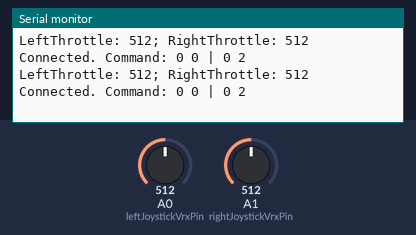
A sketch run on a simulated Arduino Uno, built with avr-gcc and run on an emulated ATmega328P. Parts: the last lines printed to the serial monitor. Inputs (shaded band) come from the test bench; at power-on: A0 (leftJoystickVrxPin) = 512, A1 (rightJoystickVrxPin) = 512. No radio packets arrive unless stated.

Above: at 1.2 s.
1.3 s: A0 (leftJoystickVrxPin) set to 547
At 1.35 s:
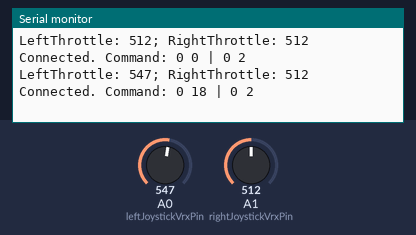
2.8 s: A1 (rightJoystickVrxPin) set to 989
At 2.83 s:
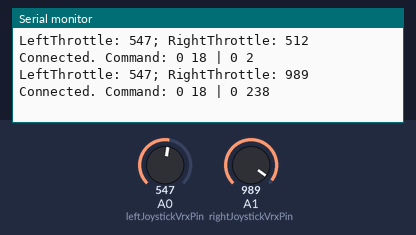
4.3 s: A1 (rightJoystickVrxPin) set to 1016
At 4.32 s:
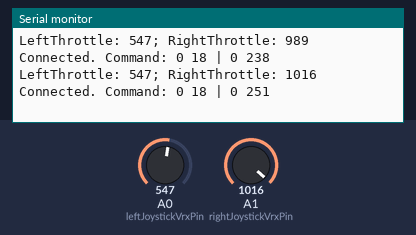
7.3 s: A1 (rightJoystickVrxPin) set to 542
At 7.35 s:
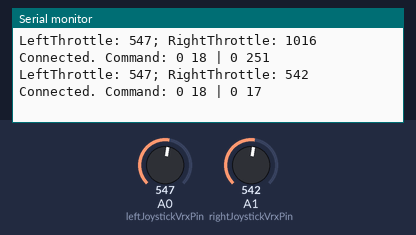
8.8 s: A1 (rightJoystickVrxPin) set to 513
At 8.83 s:
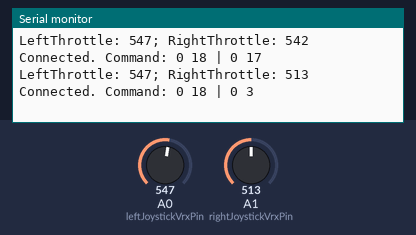
Timing chart, 0 to 11.3 s (numbered marks = the images above; inputs shaded):
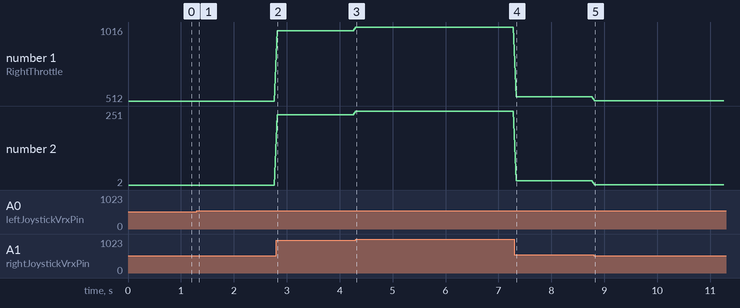

The sketch:

controller.ino
```cpp
#include <SPI.h>
#include <RF24.h>

const int RF24_CE = 7;
const int RF24_CSN = 8;

const int leftJoystickVrxPin = A0;
const int rightJoystickVrxPin = A1;

const int LEFT_JOYSTICK_CENTER_VALUE = 510;
const int RIGHT_JOYSTICK_CENTER_VALUE = 506;

const byte radio_address[6] = "99999";

RF24 radio(RF24_CE, RF24_CSN);

struct commandStruct {
  bool leftForward;
  byte leftSpeed;
  bool rightForward;
  byte rightSpeed;
};

void setup() {
  Serial.begin(115200);

  Serial.print("radio.begin: ");
  Serial.println(radio.begin());

  while (!radio.begin()) {
    Serial.println(F("radio hardware is not responding!!"));
  }

  radio.setAutoAck(false); // non-original NRF24 modules do not work with enabled auto-ack

  radio.setPALevel(RF24_PA_MAX);

  radio.setPayloadSize(sizeof(commandStruct));

  radio.openWritingPipe(radio_address);

  radio.stopListening();

  // For debugging info
  //printf_begin();             // needed only once for printing details
  //radio.printDetails();       // (smaller) function that prints raw register values
  //radio.printPrettyDetails(); // (larger) function that prints human readable data
}


struct commandStruct command;

void loop() {

  int leftThrottle = analogRead(leftJoystickVrxPin);
  int rightThrottle = analogRead(rightJoystickVrxPin);

  Serial.print("LeftThrottle: ");
  Serial.print(leftThrottle);

  Serial.print("; RightThrottle: ");
  Serial.print(rightThrottle);

  Serial.print(" Connected. Command: ");

  if (leftThrottle >= LEFT_JOYSTICK_CENTER_VALUE) {
    command.leftForward = false;
    command.leftSpeed = map(leftThrottle, LEFT_JOYSTICK_CENTER_VALUE, 1023, 0, 255);
  } else {
    command.leftForward = true;
    command.leftSpeed = map(leftThrottle, LEFT_JOYSTICK_CENTER_VALUE, 0, 0, 255);
  }

  Serial.print(command.leftForward);
  Serial.print(" ");
  Serial.print(command.leftSpeed);

  if (rightThrottle >= RIGHT_JOYSTICK_CENTER_VALUE) {
    command.rightForward = false;
    command.rightSpeed = map(rightThrottle, RIGHT_JOYSTICK_CENTER_VALUE, 1023, 0, 255);
  } else {
    command.rightForward = true;
    command.rightSpeed = map(rightThrottle, RIGHT_JOYSTICK_CENTER_VALUE, 0, 0, 255);
  }

  Serial.print(" | ");
  Serial.print(command.rightForward);
  Serial.print(" ");
  Serial.print(command.rightSpeed);

  bool report = radio.write(&command, sizeof(command));
  delay(50);

  Serial.println();
}
```

Measured:
- after the input at 1.3 s, the serial monitor: prints a new line at once (image 1)
- after the input at 2.8 s, the serial monitor: prints a new line at once (image 2)
- after the input at 4.3 s, the serial monitor: prints a new line at once (image 3)
- after the input at 7.3 s, the serial monitor: prints a new line at once (image 4)
- after the input at 8.8 s, the serial monitor: prints a new line at once (image 5)
- plotted number 1: 512 → 989 after the input at 2.8 s, 989 → 1016 after the input at 4.3 s, 1016 → 542 after the input at 7.3 s, 542 → 513 after the input at 8.8 s
- plotted number 2: 2 → 238 after the input at 2.8 s, 238 → 251 after the input at 4.3 s, 251 → 17 after the input at 7.3 s, 17 → 3 after the input at 8.8 s
